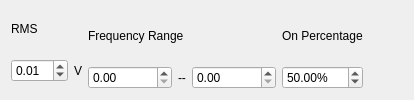
            <widget class="QWidget" name="burst_random_excitation_tab">
             <attribute name="title">
              <string>Burst Random</string>
             </attribute>
             <layout class="QHBoxLayout" name="horizontalLayout_6">
              <item>
               <layout class="QVBoxLayout" name="burst_rms_layout">
                <item>
                 <widget class="QLabel" name="burst_rms_label">
                  <property name="text">
                   <string>RMS</string>
                  </property>
                 </widget>
                </item>
                <item>
                 <layout class="QHBoxLayout" name="burst_rms_selector_layout">
                  <item>
                   <widget class="QDoubleSpinBox" name="burst_rms_selector">
                    <property name="toolTip">
                     <string>RMS voltage of the burst portion of the excitation</string>
                    </property>
                    <property name="keyboardTracking">
                     <bool>false</bool>
                    </property>
                    <property name="maximum">
                     <double>10.000000000000000</double>
                    </property>
                    <property name="value">
                     <double>0.010000000000000</double>
                    </property>
                   </widget>
                  </item>
                  <item>
                   <widget class="QLabel" name="burst_rms_selector_label">
                    <property name="text">
                     <string>V</string>
                    </property>
                   </widget>
                  </item>
                 </layout>
                </item>
               </layout>
              </item>
              <item>
               <layout class="QVBoxLayout" name="burst_frequency_range_layout">
                <item>
                 <widget class="QLabel" name="burst_frequency_range_label">
                  <property name="text">
                   <string>Frequency Range</string>
                  </property>
                 </widget>
                </item>
                <item>
                 <layout class="QHBoxLayout" name="burst_frequency_range_selector_layout">
                  <item>
                   <widget class="QDoubleSpinBox" name="burst_min_frequency_selector">
                    <property name="toolTip">
                     <string>Minimum frequency of the burst excitation</string>
                    </property>
                    <property name="keyboardTracking">
                     <bool>false</bool>
                    </property>
                    <property name="maximum">
                     <double>999999.000000000000000</double>
                    </property>
                   </widget>
                  </item>
                  <item>
                   <widget class="QLabel" name="burst_frequency_range_selector_label">
                    <property name="text">
                     <string>--</string>
                    </property>
                   </widget>
                  </item>
                  <item>
                   <widget class="QDoubleSpinBox" name="burst_max_frequency_selector">
                    <property name="toolTip">
                     <string>Maximum frequency of the burst excitation.</string>
                    </property>
                    <property name="keyboardTracking">
                     <bool>false</bool>
                    </property>
                    <property name="maximum">
                     <double>999999.000000000000000</double>
                    </property>
                   </widget>
                  </item>
                 </layout>
                </item>
               </layout>
              </item>
              <item>
               <layout class="QVBoxLayout" name="burst_on_percentage_layout">
                <item>
                 <widget class="QLabel" name="burst_on_percentage_label">
                  <property name="text">
                   <string>On Percentage</string>
                  </property>
                 </widget>
                </item>
                <item>
                 <layout class="QHBoxLayout" name="burst_on_percentage_selector_layout">
                  <item>
                   <widget class="QDoubleSpinBox" name="burst_on_percentage_selector">
                    <property name="toolTip">
                     <string>Percentage of the measurement frame that the burst is active for.</string>
                    </property>
                    <property name="keyboardTracking">
                     <bool>false</bool>
                    </property>
                    <property name="suffix">
                     <string>%</string>
                    </property>
                    <property name="decimals">
                     <number>2</number>
                    </property>
                    <property name="maximum">
                     <double>100.000000000000000</double>
                    </property>
                    <property name="value">
                     <double>50.000000000000000</double>
                    </property>
                   </widget>
                  </item>
                 </layout>
                </item>
               </layout>
              </item>
              <item>
               <spacer name="burst_spacer">
                <property name="orientation">
                 <enum>Qt::Horizontal</enum>
                </property>
                <property name="sizeHint" stdset="0">
                 <size>
                  <width>40</width>
                  <height>20</height>
                 </size>
                </property>
               </spacer>
              </item>
             </layout>
            </widget>
